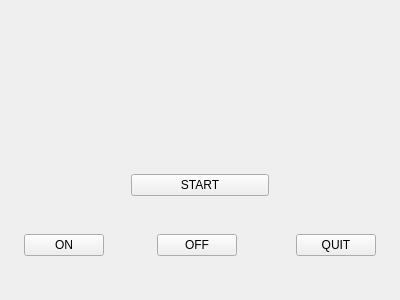
<?xml version="1.0" encoding="UTF-8"?>
<ui version="4.0">
 <class>Widget</class>
 <widget class="QWidget" name="Widget">
  <property name="geometry">
   <rect>
    <x>0</x>
    <y>0</y>
    <width>400</width>
    <height>300</height>
   </rect>
  </property>
  <property name="windowTitle">
   <string>Widget</string>
  </property>
  <layout class="QGridLayout" name="gridLayout">
   <item row="5" column="4" colspan="4">
    <widget class="QPushButton" name="pushButton">
     <property name="styleSheet">
      <string notr="true">color: rgb(0, 0, 0);
border-image: url(:/IMG_20190703_141933.jpg);
font: 48pt &quot;Bauhaus 93&quot;;</string>
     </property>
     <property name="text">
      <string>START</string>
     </property>
    </widget>
   </item>
   <item row="10" column="4" colspan="4">
    <spacer name="verticalSpacer_4">
     <property name="orientation">
      <enum>Qt::Vertical</enum>
     </property>
     <property name="sizeHint" stdset="0">
      <size>
       <width>20</width>
       <height>40</height>
      </size>
     </property>
    </spacer>
   </item>
   <item row="2" column="4" colspan="4">
    <spacer name="verticalSpacer_5">
     <property name="orientation">
      <enum>Qt::Vertical</enum>
     </property>
     <property name="sizeHint" stdset="0">
      <size>
       <width>20</width>
       <height>40</height>
      </size>
     </property>
    </spacer>
   </item>
   <item row="8" column="9">
    <widget class="QPushButton" name="pushButton_4">
     <property name="styleSheet">
      <string notr="true">color: rgb(0, 0, 0);
border-image: url(:/IMG_20190703_141933.jpg);
font: 28pt &quot;Bauhaus 93&quot;;</string>
     </property>
     <property name="text">
      <string>QUIT</string>
     </property>
    </widget>
   </item>
   <item row="8" column="5">
    <widget class="QPushButton" name="pushButton_3">
     <property name="styleSheet">
      <string notr="true">color: rgb(0, 0, 0);
border-image: url(:/IMG_20190703_141933.jpg);
font: 28pt &quot;Bauhaus 93&quot;;</string>
     </property>
     <property name="text">
      <string>OFF</string>
     </property>
    </widget>
   </item>
   <item row="8" column="4">
    <spacer name="horizontalSpacer_5">
     <property name="orientation">
      <enum>Qt::Horizontal</enum>
     </property>
     <property name="sizeHint" stdset="0">
      <size>
       <width>40</width>
       <height>20</height>
      </size>
     </property>
    </spacer>
   </item>
   <item row="8" column="10">
    <spacer name="horizontalSpacer_3">
     <property name="orientation">
      <enum>Qt::Horizontal</enum>
     </property>
     <property name="sizeHint" stdset="0">
      <size>
       <width>33</width>
       <height>20</height>
      </size>
     </property>
    </spacer>
   </item>
   <item row="8" column="3">
    <spacer name="horizontalSpacer_6">
     <property name="orientation">
      <enum>Qt::Horizontal</enum>
     </property>
     <property name="sizeHint" stdset="0">
      <size>
       <width>40</width>
       <height>20</height>
      </size>
     </property>
    </spacer>
   </item>
   <item row="4" column="4" colspan="4">
    <spacer name="verticalSpacer_3">
     <property name="orientation">
      <enum>Qt::Vertical</enum>
     </property>
     <property name="sizeHint" stdset="0">
      <size>
       <width>20</width>
       <height>40</height>
      </size>
     </property>
    </spacer>
   </item>
   <item row="8" column="1">
    <widget class="QPushButton" name="pushButton_2">
     <property name="styleSheet">
      <string notr="true">color: rgb(0, 0, 0);
border-image: url(:/IMG_20190703_141933.jpg);
font: 28pt &quot;Bauhaus 93&quot;;</string>
     </property>
     <property name="text">
      <string>ON</string>
     </property>
    </widget>
   </item>
   <item row="0" column="4" colspan="4">
    <spacer name="verticalSpacer">
     <property name="orientation">
      <enum>Qt::Vertical</enum>
     </property>
     <property name="sizeHint" stdset="0">
      <size>
       <width>20</width>
       <height>40</height>
      </size>
     </property>
    </spacer>
   </item>
   <item row="6" column="4" colspan="4">
    <spacer name="verticalSpacer_2">
     <property name="orientation">
      <enum>Qt::Vertical</enum>
     </property>
     <property name="sizeHint" stdset="0">
      <size>
       <width>20</width>
       <height>40</height>
      </size>
     </property>
    </spacer>
   </item>
   <item row="8" column="8">
    <spacer name="horizontalSpacer_2">
     <property name="orientation">
      <enum>Qt::Horizontal</enum>
     </property>
     <property name="sizeHint" stdset="0">
      <size>
       <width>40</width>
       <height>20</height>
      </size>
     </property>
    </spacer>
   </item>
   <item row="8" column="6">
    <spacer name="horizontalSpacer_7">
     <property name="orientation">
      <enum>Qt::Horizontal</enum>
     </property>
     <property name="sizeHint" stdset="0">
      <size>
       <width>40</width>
       <height>20</height>
      </size>
     </property>
    </spacer>
   </item>
   <item row="3" column="5">
    <spacer name="verticalSpacer_6">
     <property name="orientation">
      <enum>Qt::Vertical</enum>
     </property>
     <property name="sizeHint" stdset="0">
      <size>
       <width>20</width>
       <height>40</height>
      </size>
     </property>
    </spacer>
   </item>
   <item row="8" column="0">
    <spacer name="horizontalSpacer_4">
     <property name="orientation">
      <enum>Qt::Horizontal</enum>
     </property>
     <property name="sizeHint" stdset="0">
      <size>
       <width>33</width>
       <height>20</height>
      </size>
     </property>
    </spacer>
   </item>
   <item row="1" column="4">
    <spacer name="verticalSpacer_7">
     <property name="orientation">
      <enum>Qt::Vertical</enum>
     </property>
     <property name="sizeHint" stdset="0">
      <size>
       <width>20</width>
       <height>40</height>
      </size>
     </property>
    </spacer>
   </item>
  </layout>
 </widget>
 <layoutdefault spacing="6" margin="11"/>
 <resources/>
 <connections/>
</ui>
